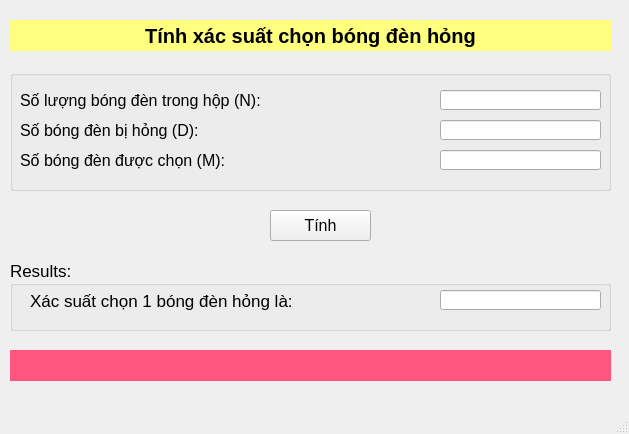
<?xml version="1.0" encoding="UTF-8"?>
<ui version="4.0">
 <class>MainWindow</class>
 <widget class="QMainWindow" name="MainWindow">
  <property name="geometry">
   <rect>
    <x>0</x>
    <y>0</y>
    <width>629</width>
    <height>434</height>
   </rect>
  </property>
  <property name="windowTitle">
   <string>MainWindow</string>
  </property>
  <widget class="QWidget" name="centralwidget">
   <widget class="QLabel" name="label">
    <property name="geometry">
     <rect>
      <x>10</x>
      <y>20</y>
      <width>601</width>
      <height>31</height>
     </rect>
    </property>
    <property name="font">
     <font>
      <pointsize>15</pointsize>
      <weight>75</weight>
      <bold>true</bold>
     </font>
    </property>
    <property name="styleSheet">
     <string notr="true">background-color: rgb(255, 255, 127);</string>
    </property>
    <property name="text">
     <string>Tính xác suất chọn bóng đèn hỏng</string>
    </property>
    <property name="alignment">
     <set>Qt::AlignCenter</set>
    </property>
   </widget>
   <widget class="QGroupBox" name="groupBox">
    <property name="geometry">
     <rect>
      <x>10</x>
      <y>70</y>
      <width>601</width>
      <height>121</height>
     </rect>
    </property>
    <property name="title">
     <string/>
    </property>
    <widget class="QLabel" name="label_2">
     <property name="geometry">
      <rect>
       <x>10</x>
       <y>20</y>
       <width>411</width>
       <height>21</height>
      </rect>
     </property>
     <property name="font">
      <font>
       <pointsize>12</pointsize>
      </font>
     </property>
     <property name="text">
      <string>Số lượng bóng đèn trong hộp (N):</string>
     </property>
    </widget>
    <widget class="QLabel" name="label_3">
     <property name="geometry">
      <rect>
       <x>10</x>
       <y>50</y>
       <width>301</width>
       <height>21</height>
      </rect>
     </property>
     <property name="font">
      <font>
       <pointsize>12</pointsize>
      </font>
     </property>
     <property name="text">
      <string>Số bóng đèn bị hỏng (D):</string>
     </property>
    </widget>
    <widget class="QLabel" name="label_4">
     <property name="geometry">
      <rect>
       <x>10</x>
       <y>80</y>
       <width>301</width>
       <height>21</height>
      </rect>
     </property>
     <property name="font">
      <font>
       <pointsize>12</pointsize>
      </font>
     </property>
     <property name="text">
      <string>Số bóng đèn được chọn (M):</string>
     </property>
    </widget>
    <widget class="QLineEdit" name="lineEditN">
     <property name="geometry">
      <rect>
       <x>430</x>
       <y>20</y>
       <width>161</width>
       <height>20</height>
      </rect>
     </property>
    </widget>
    <widget class="QLineEdit" name="lineEditD">
     <property name="geometry">
      <rect>
       <x>430</x>
       <y>50</y>
       <width>161</width>
       <height>20</height>
      </rect>
     </property>
    </widget>
    <widget class="QLineEdit" name="lineEditM">
     <property name="geometry">
      <rect>
       <x>430</x>
       <y>80</y>
       <width>161</width>
       <height>20</height>
      </rect>
     </property>
    </widget>
   </widget>
   <widget class="QPushButton" name="pushButtonTinh">
    <property name="geometry">
     <rect>
      <x>270</x>
      <y>210</y>
      <width>101</width>
      <height>31</height>
     </rect>
    </property>
    <property name="font">
     <font>
      <pointsize>12</pointsize>
     </font>
    </property>
    <property name="text">
     <string>Tính</string>
    </property>
    <property name="icon">
     <iconset>
      <normaloff>image/2530794_accounting_calculate_calculation_calculator_general_icon (1).png</normaloff>image/2530794_accounting_calculate_calculation_calculator_general_icon (1).png</iconset>
    </property>
    <property name="iconSize">
     <size>
      <width>25</width>
      <height>25</height>
     </size>
    </property>
   </widget>
   <widget class="QGroupBox" name="groupBox_2">
    <property name="geometry">
     <rect>
      <x>10</x>
      <y>260</y>
      <width>601</width>
      <height>71</height>
     </rect>
    </property>
    <property name="font">
     <font>
      <pointsize>13</pointsize>
     </font>
    </property>
    <property name="title">
     <string>Results:</string>
    </property>
    <widget class="QLabel" name="label_5">
     <property name="geometry">
      <rect>
       <x>20</x>
       <y>20</y>
       <width>401</width>
       <height>41</height>
      </rect>
     </property>
     <property name="text">
      <string>Xác suất chọn 1 bóng đèn hỏng là:</string>
     </property>
    </widget>
    <widget class="QLineEdit" name="lineEditKetqua">
     <property name="geometry">
      <rect>
       <x>430</x>
       <y>30</y>
       <width>161</width>
       <height>20</height>
      </rect>
     </property>
    </widget>
   </widget>
   <widget class="QLabel" name="labelError">
    <property name="geometry">
     <rect>
      <x>10</x>
      <y>350</y>
      <width>601</width>
      <height>31</height>
     </rect>
    </property>
    <property name="styleSheet">
     <string notr="true">background-color: rgb(255, 85, 127);</string>
    </property>
    <property name="text">
     <string/>
    </property>
   </widget>
  </widget>
  <widget class="QMenuBar" name="menubar">
   <property name="geometry">
    <rect>
     <x>0</x>
     <y>0</y>
     <width>629</width>
     <height>18</height>
    </rect>
   </property>
  </widget>
  <widget class="QStatusBar" name="statusbar"/>
 </widget>
 <tabstops>
  <tabstop>lineEditN</tabstop>
  <tabstop>lineEditD</tabstop>
  <tabstop>lineEditM</tabstop>
  <tabstop>pushButtonTinh</tabstop>
  <tabstop>lineEditKetqua</tabstop>
 </tabstops>
 <resources/>
 <connections/>
</ui>
